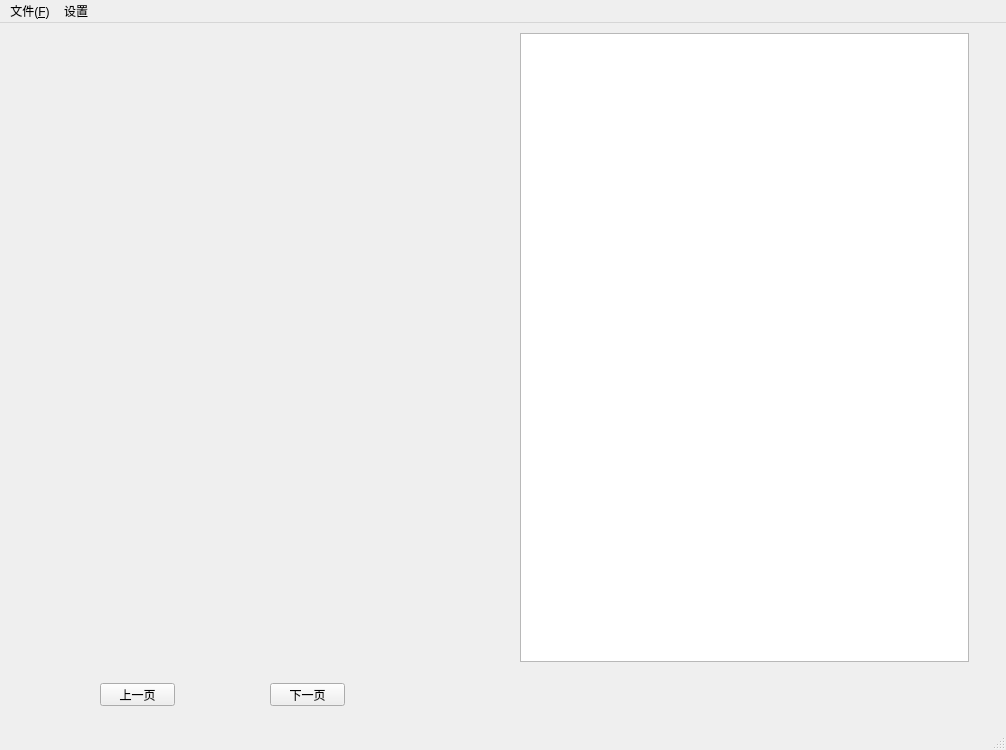
<?xml version="1.0" encoding="UTF-8"?>
<ui version="4.0">
 <class>MainWindow</class>
 <widget class="QMainWindow" name="MainWindow">
  <property name="geometry">
   <rect>
    <x>0</x>
    <y>0</y>
    <width>1006</width>
    <height>750</height>
   </rect>
  </property>
  <property name="windowTitle">
   <string>MainWindow</string>
  </property>
  <widget class="QWidget" name="centralwidget">
   <widget class="QTextEdit" name="textEdit">
    <property name="geometry">
     <rect>
      <x>520</x>
      <y>10</y>
      <width>449</width>
      <height>629</height>
     </rect>
    </property>
   </widget>
   <widget class="QWidget" name="layoutWidget">
    <property name="geometry">
     <rect>
      <x>9</x>
      <y>9</y>
      <width>481</width>
      <height>631</height>
     </rect>
    </property>
    <layout class="QHBoxLayout" name="horizontalLayout" stretch="1,50,1">
     <property name="spacing">
      <number>6</number>
     </property>
     <item>
      <spacer name="horizontalSpacer">
       <property name="orientation">
        <enum>Qt::Horizontal</enum>
       </property>
       <property name="sizeHint" stdset="0">
        <size>
         <width>13</width>
         <height>17</height>
        </size>
       </property>
      </spacer>
     </item>
     <item>
      <widget class="TextReader" name="textReader" native="true">
       <property name="sizePolicy">
        <sizepolicy hsizetype="MinimumExpanding" vsizetype="MinimumExpanding">
         <horstretch>0</horstretch>
         <verstretch>0</verstretch>
        </sizepolicy>
       </property>
       <property name="autoFillBackground">
        <bool>true</bool>
       </property>
      </widget>
     </item>
     <item>
      <spacer name="horizontalSpacer_2">
       <property name="orientation">
        <enum>Qt::Horizontal</enum>
       </property>
       <property name="sizeHint" stdset="0">
        <size>
         <width>13</width>
         <height>17</height>
        </size>
       </property>
      </spacer>
     </item>
    </layout>
   </widget>
   <widget class="QPushButton" name="nextPage">
    <property name="geometry">
     <rect>
      <x>270</x>
      <y>660</y>
      <width>75</width>
      <height>23</height>
     </rect>
    </property>
    <property name="text">
     <string>下一页</string>
    </property>
   </widget>
   <widget class="QPushButton" name="prePage">
    <property name="geometry">
     <rect>
      <x>100</x>
      <y>660</y>
      <width>75</width>
      <height>23</height>
     </rect>
    </property>
    <property name="text">
     <string>上一页</string>
    </property>
   </widget>
  </widget>
  <widget class="QMenuBar" name="menubar">
   <property name="geometry">
    <rect>
     <x>0</x>
     <y>0</y>
     <width>1006</width>
     <height>23</height>
    </rect>
   </property>
   <widget class="QMenu" name="menu">
    <property name="title">
     <string>文件(&amp;F)</string>
    </property>
    <addaction name="fileOpen"/>
    <addaction name="separator"/>
    <addaction name="processExit"/>
   </widget>
   <widget class="QMenu" name="menu_2">
    <property name="title">
     <string>设置</string>
    </property>
    <addaction name="actionss"/>
   </widget>
   <addaction name="menu"/>
   <addaction name="menu_2"/>
  </widget>
  <widget class="QStatusBar" name="statusbar"/>
  <action name="fileOpen">
   <property name="text">
    <string>打开文件(&amp;O)</string>
   </property>
   <property name="shortcut">
    <string>Alt+O</string>
   </property>
  </action>
  <action name="processExit">
   <property name="text">
    <string>退出(&amp;E)</string>
   </property>
  </action>
  <action name="actionss">
   <property name="text">
    <string>字体(&amp;F)</string>
   </property>
  </action>
 </widget>
 <customwidgets>
  <customwidget>
   <class>TextReader</class>
   <extends>QWidget</extends>
   <header>textreader.h</header>
   <container>1</container>
  </customwidget>
 </customwidgets>
 <resources/>
 <connections/>
</ui>
